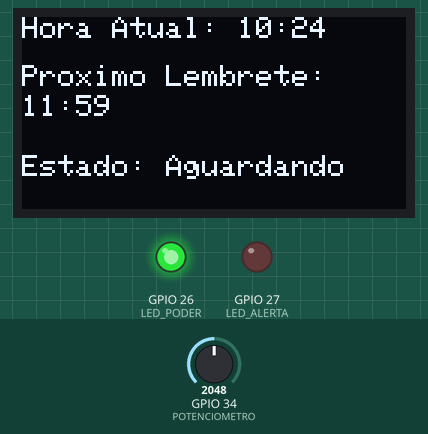
The sketch below on a simulated ESP32. On the bench: 128×64 one-colour display, output pins drawn as LEDs (lit = HIGH). The test bench sets the inputs (shaded band); at power-on: GPIO 34 (POTENCIOMETRO) = 2048. WiFi joins after 1.5 s; servers stay silent unless stated; network time is answered at once with the bench clock; the local clock reads 2024-03-15 10:24:30 at power-on unless the sketch sets it; no MQTT or app messages arrive unless stated; what the sketch prints to the serial monitor is not drawn.

Above: at 4.7 s.
4.8 s: GPIO 34 (POTENCIOMETRO) set to 2866
At 5.6 s:
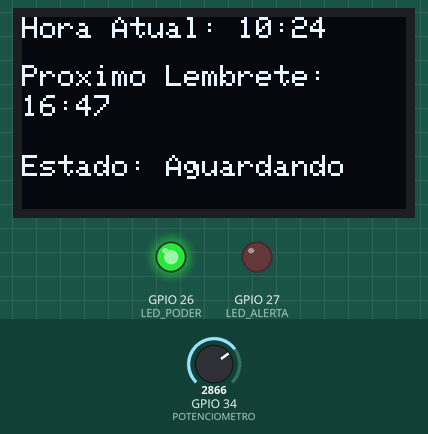
6.4 s: GPIO 34 (POTENCIOMETRO) set to 3603
At 7.2 s:
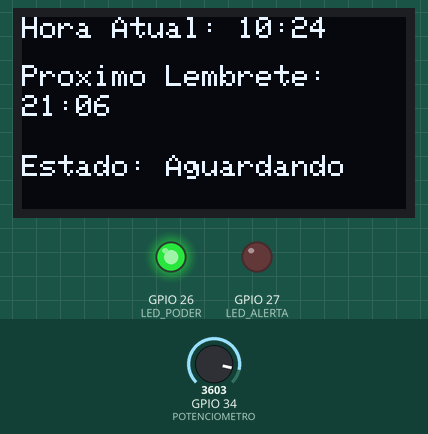
7.9 s: GPIO 34 (POTENCIOMETRO) set to 4095
At 8.9 s:
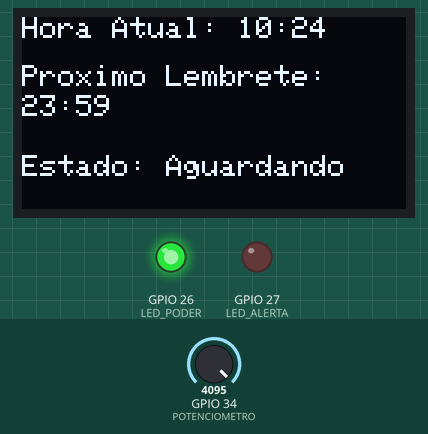
Timing chart, 0 to 10.9 s (numbered marks = the images above; inputs shaded):
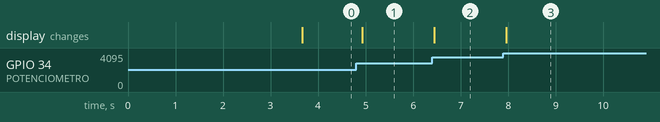

The sketch:

sketch.ino
```cpp
#include <Wire.h>
#include <Adafruit_GFX.h>
#include <Adafruit_SSD1306.h>
#include <WiFi.h>
#include <PubSubClient.h>
#include <NTPClient.h>
#include <WiFiUdp.h>

// ------------------- Configurações do OLED -------------------
#define OLED_LARGURA 128
#define OLED_ALTURA 64
#define OLED_RST -1
Adafruit_SSD1306 tela(OLED_LARGURA, OLED_ALTURA, &Wire, OLED_RST);

// ------------------- Pinos -------------------
#define PINO_BUZZER 25
#define POTENCIOMETRO 34
#define LED_PODER 26      // LED verde, sempre ligado
#define LED_ALERTA 27     // LED vermelho, liga na hora do alerta

// ------------------- Conexão Wi-Fi e MQTT -------------------
const char* SSID = "Wokwi-GUEST";
const char* SENHA = "";
const char* BROKER_MQTT = "test.mosquitto.org";

WiFiClient clienteWiFi;
PubSubClient mqtt(clienteWiFi);
WiFiUDP udp;
NTPClient horarioNTP(udp, "pool.ntp.org", -10800, 60000); // GMT-3

// ------------------- Variáveis de tempo -------------------
int horaAlerta = 14;
int minutoAlerta = 30;
int ultimaHora = -1;
int ultimoMinuto = -1;

unsigned long tempoBuzzer = 0;
bool estadoAlerta = false;
const unsigned int intervaloBuzzer = 500;

unsigned long ultimaPublicacao = 0;
const unsigned long intervaloPublicacao = 1000;

// ------------------- Funções -------------------
void conectarRede() {
  Serial.print("Conectando à rede Wi-Fi: ");
  Serial.println(SSID);
  WiFi.begin(SSID, SENHA);
  while (WiFi.status() != WL_CONNECTED) {
    Serial.print(".");
    delay(500);
  }
  Serial.println("\nWi-Fi conectado com sucesso!");
}

void reconectarMQTT() {
  while (!mqtt.connected()) {
    Serial.print("Tentando reconectar ao broker MQTT...");
    if (mqtt.connect("ESP32_LembreteReform")) {
      Serial.println("Conectado ao broker MQTT!");
    } else {
      Serial.print("Erro, código=");
      Serial.println(mqtt.state());
      delay(3000);
    }
  }
}

void publicarMQTT(const char* topico, const char* mensagem) {
  if (!mqtt.connected()) reconectarMQTT();
  mqtt.publish(topico, mensagem);
  Serial.print("Mensagem publicada em ");
  Serial.print(topico);
  Serial.print(": ");
  Serial.println(mensagem);
}

void atualizarTela(int horaAtual, int minutoAtual) {
  tela.clearDisplay();
  tela.setTextSize(1);
  tela.setCursor(0, 0);
  tela.printf("Hora Atual: %02d:%02d\n", horaAtual, minutoAtual);

  tela.setCursor(0, 16);
  tela.print("Proximo Lembrete:");
  tela.setCursor(0, 26);
  tela.printf("%02d:%02d", horaAlerta, minutoAlerta);

  tela.setCursor(0, 46);
  tela.print("Estado: ");
  tela.println(estadoAlerta ? "Alertando" : "Aguardando");

  tela.display();
}

// ------------------- Setup -------------------
void setup() {
  Serial.begin(115200);

  pinMode(PINO_BUZZER, OUTPUT);
  pinMode(LED_PODER, OUTPUT);
  pinMode(LED_ALERTA, OUTPUT);

  digitalWrite(LED_PODER, HIGH);  // LED verde sempre aceso
  noTone(PINO_BUZZER);

  if (!tela.begin(SSD1306_SWITCHCAPVCC, 0x3C)) {
    Serial.println(F("Erro ao inicializar OLED"));
    while (true);
  }

  tela.clearDisplay();
  tela.setTextSize(1);
  tela.setTextColor(SSD1306_WHITE);
  tela.setCursor(10, 25);
  tela.println("Sistema de Lembretes");
  tela.setCursor(10, 40);
  tela.println("Inicializando...");
  tela.display();
  delay(2000);

  conectarRede();
  mqtt.setServer(BROKER_MQTT, 1883);
  horarioNTP.begin();
  horarioNTP.update();
}

// ------------------- Loop -------------------
void loop() {
  if (!mqtt.connected()) reconectarMQTT();
  mqtt.loop();
  horarioNTP.update();

  int horaAtual = horarioNTP.getHours();
  int minutoAtual = horarioNTP.getMinutes();

  // Ajuste do horário de alerta via potenciômetro
  int leituraPot = analogRead(POTENCIOMETRO);
  int minutosTotais = map(leituraPot, 0, 4095, 0, 1439);
  horaAlerta = minutosTotais / 60;
  minutoAlerta = minutosTotais % 60;

  // Publicação MQTT do horário de alerta
  if (horaAlerta != ultimaHora || minutoAlerta != ultimoMinuto) {
    ultimaHora = horaAlerta;
    ultimoMinuto = minutoAlerta;
    char msg[10];
    sprintf(msg, "%02d:%02d", horaAlerta, minutoAlerta);
    publicarMQTT("medicamento/horario", msg);
  } else if (millis() - ultimaPublicacao >= intervaloPublicacao) {
    char msg[10];
    sprintf(msg, "%02d:%02d", horaAlerta, minutoAlerta);
    publicarMQTT("medicamento/horario", msg);
    ultimaPublicacao = millis();
  }

  // Verifica se é hora do alerta
  if (horaAtual == horaAlerta && minutoAtual == minutoAlerta) {
    estadoAlerta = true;
    if (millis() - tempoBuzzer >= intervaloBuzzer) {
      bool liga = !digitalRead(PINO_BUZZER);
      if (liga) {
        tone(PINO_BUZZER, 1000);
        digitalWrite(LED_ALERTA, HIGH);
        publicarMQTT("medicamento/alerta", "Hora de tomar o medicamento!");
      } else {
        noTone(PINO_BUZZER);
        digitalWrite(LED_ALERTA, LOW);
      }
      tempoBuzzer = millis();
    }
  } else {
    estadoAlerta = false;
    noTone(PINO_BUZZER);
    digitalWrite(LED_ALERTA, LOW);
  }

  atualizarTela(horaAtual, minutoAtual);

  delay(100);
}
```

Measured:
- after the input at 4.8 s, the display: changes after 0.13 s (image 1)
- after the input at 6.4 s, the display: changes at once (image 2)
- after the input at 7.9 s, the display: changes after 0.05 s (image 3)
